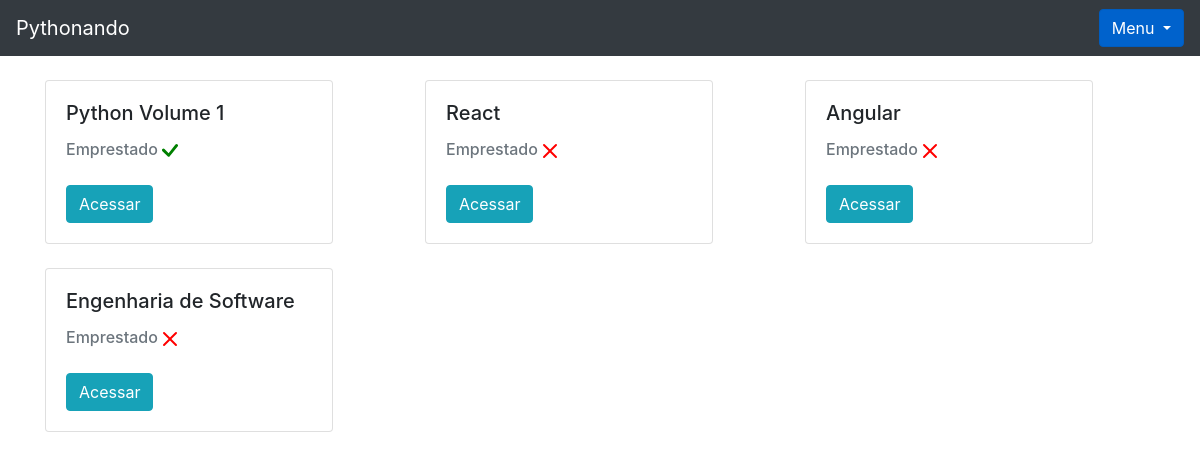
Screenshot of /livro/home/ (signed in) with the database file from the repository.
### livro/models.py (models this page shows, shortened)
class Livros(models.Model):
    nome = models.CharField(max_length = 100)
    autor = models.CharField(max_length = 30)
    co_autor = models.CharField(max_length = 30, blank = True)
    data_cadastro = models.DateField(default = date.today)
    emprestado = models.BooleanField(default = False)
    categoria = models.ForeignKey(Categoria, on_delete=models.DO_NOTHING)
    usuario = models.ForeignKey(Usuario, on_delete=models.DO_NOTHING)
    class Meta:
        verbose_name = 'Livro'

### livro/views.py (the view)
# urls.py: path('home/', views.home, name="home"),
def home(request):
    if request.session.get('usuario'):
        usuario = Usuario.objects.get(id = request.session['usuario'])
        status_categoria = request.GET.get('cadastro_categoria')
        livros = Livros.objects.filter(usuario = usuario)
        total_livros = livros.count()
        form = CadastroLivro()
        form.fields['usuario'].initial = request.session['usuario']
        form.fields['categoria'].queryset = Categoria.objects.filter(usuario = usuario)
        form_categoria = CategoriaLivro()
        usuarios = Usuario.objects.all()
        livros_emprestar = Livros.objects.filter(usuario = usuario).filter(emprestado = False)
        livros_emprestados = Livros.objects.filter(usuario = usuario).filter(emprestado = True)
        return render(request, 'home.html', {'livros': livros,
                                            'usuario_logado': request.session.get('usuario'),
                                            'form': form,
                                            'status_categoria': status_categoria,
                                            'form_categoria': form_categoria,
                                            'usuarios': usuarios,
                                            'livros_emprestar': livros_emprestar,
                                            'total_livro': total_livros,
                                            'livros_emprestados': livros_emprestados})
    else:
        return redirect('/auth/login/?status=2')

### livro/models.py (called while the page is built)
    def __str__(self) -> str:
        return self.nome

### livro/templates/home.html (shortened to what this page needs)
{% extends 'base.html' %}
{% block 'conteudo' %}
<div class="container">
    <br>
    <div class="row">
        {% for livro in livros %}
            <div class="col-md">
                <div class="card" style="width: 18rem;">
                    <div class="card-body">
                    <h5 class="card-title">{{livro.nome}}</h5>
                    <h6 style="display: inline;" class="card-subtitle mb-2 text-muted">Emprestado</h6>
                    <br>
                    <br>
                    <a href="{% url 'ver_livros' livro.id %}" class="btn btn-info">Acessar</a>
                </div>
                </div>
                <br>
            </div>
        {% endfor %}
    </div>
</div>
{% endblock %}

### templates/base.html (shortened to what this page needs)
<!doctype html>
<html lang="pt-BR">
    <head>
        <link rel="stylesheet" href="https://cdn.jsdelivr.net/npm/bootstrap@4.6.0/dist/css/bootstrap.min.css">
    </head>
    <body>
        <nav class="navbar navbar-dark bg-dark">
            <a class="navbar-brand" href="{% url 'home' %}">Pythonando</a>
            {% if usuario_logado %}
                <div class="dropdown show">
                    <a class="btn btn-primary dropdown-toggle" href="#" role="button" id="dropdownMenuLink" data-toggle="dropdown" aria-haspopup="true" aria-expanded="false">
                        Menu
                    </a>
                </div>
            {% endif %}
        </nav>
        {% block 'conteudo' %} {% endblock %}
    </body>
</html>

### rows the page displays
Livros: nome "Python Volume 1", emprestado True (drawn)
Livros: nome "React", emprestado False (drawn)
Livros: nome "Angular", emprestado False (drawn)
Livros: nome "Engenharia de Software", emprestado False (drawn)
